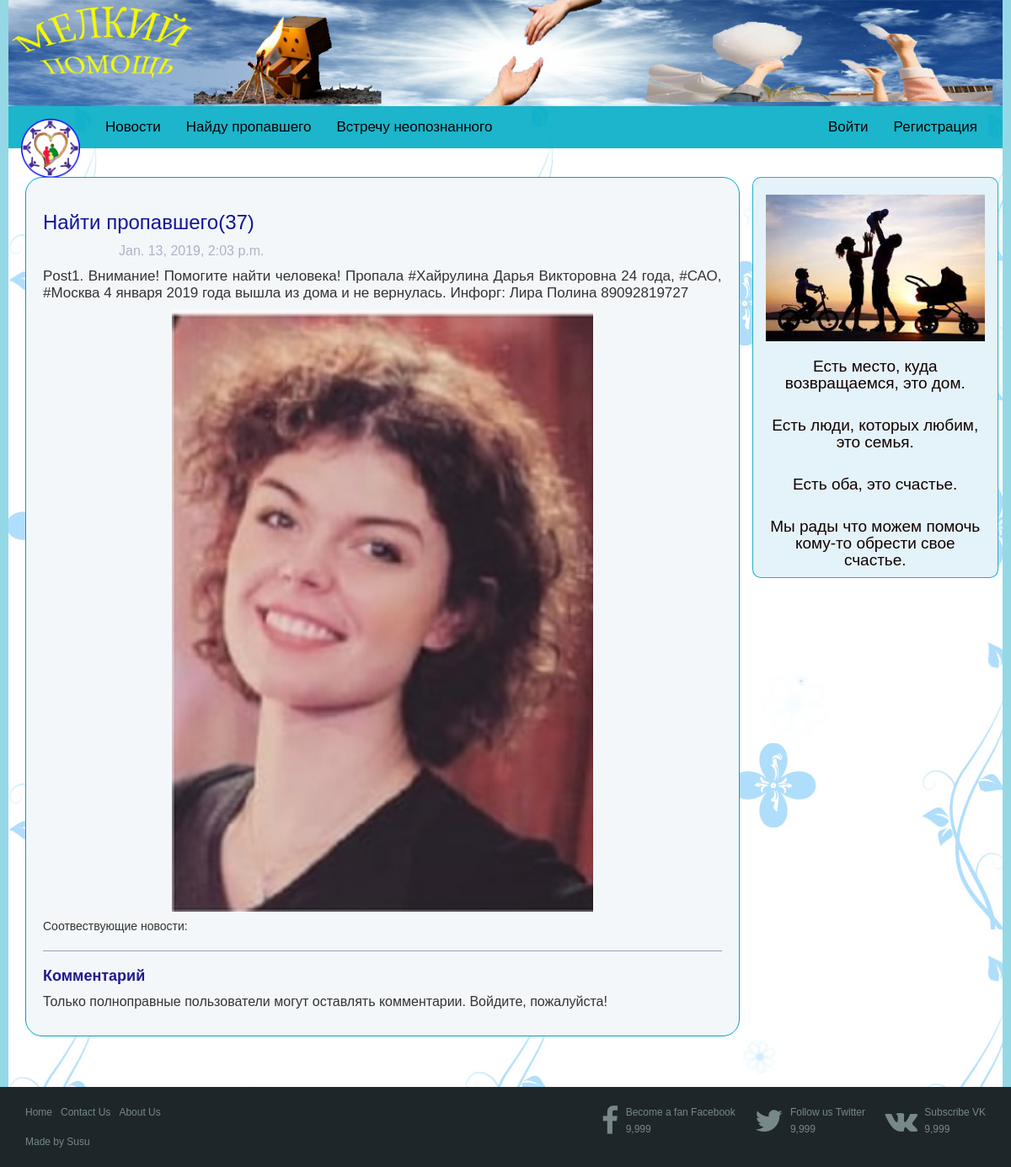
Screenshot of /post/37/ with the database file from the repository.
### find/models.py (models this page shows, shortened)
class Post(models.Model):
    text = models.TextField()
    time = models.DateTimeField(default = datetime.datetime.now())
    found = models.BooleanField(default=False)
    user = models.ForeignKey(settings.AUTH_USER_MODEL, on_delete=models.CASCADE, default=None)
    post_type = models.ForeignKey(Post_type, on_delete=models.CASCADE, default=None)
    relative = models.ForeignKey(Relative, on_delete=models.CASCADE, default=None)
    class Admin: pass

class Post_type(models.Model):
    type_name = models.CharField(max_length=50)
    def __str__(self):
        return self.type_name
    class Admin: pass

class Missing_person(models.Model):
    name = models.CharField(max_length=50)
    nickname = models.CharField(max_length=20, null=True)
    birthday = models.DateField()
    missing_place = models.CharField(max_length=100)
    missing_time = models.DateField()
    status = models.CharField(max_length=20)
    image = models.ImageField(upload_to=path_and_rename_missing, default = 'images/non.png')
    post = models.ForeignKey(Post, on_delete=models.CASCADE, default=None, related_name='missing')
    class Admin: pass

### find/views.py (the view)
# urls.py: path('post/<int:pk>/', views.post_detail, name='post'),
def post_detail(request, pk):
	post = get_object_or_404(models.Post, pk=pk)
	form = forms.CommentForm()
	if request.method == 'POST':
		form = forms.CommentForm(request.POST, user=request.user, post=post)
		if (form.is_valid()):
			form.save()
			return HttpResponseRedirect(request.path)
	return render(request, 'post_detail.html', {'post': post, 'form': form})

### templates/post_detail.html (shortened to what this page needs)
{% extends "template.html" %}
{% block css %}
	{% load static %}
	<link rel="stylesheet" href="{% static 'css/post_detail2.css' %}">
{% endblock %}
{% block content %}
<div class="content">
	<h3 id="title">{{post.post_type}}({{post.id}})</h3>
		<p class="time">{{post.time}}</p>
		<p id="text">{{post.text}}</p>
		{% for m in post.missing.all %}
			<div class="image"><img src="{{m.image.url}}" alt=""></div>
			<h5>Соотвествующие новости:</h5>
		{% endfor %}
	<hr id="in_content" width="100%" align="center">
	<div class="comments">
		<h4><strong>Комментарий</strong></h4>
		{% if user.username %}
			<form action="{% url 'post' post.id %}" method='POST'>
				{% csrf_token %}
				{{form.content}}
				<br>
				<input type="submit" value="Комментировать">
			</form>
		{% else %}
			<p>Только полноправные пользователи могут оставлять комментарии. Войдите, пожалуйста!</p>
		{% endif%}
		</div>
</div>
{% endblock %}

### templates/static/css/template4.css (style rules this page uses)
body { font: 13px/20px 'Lucida Grande', Tahoma, Verdana, sans-serif; }
.content { border: 1px solid #00a4c5; background-color: #f4f7f9; border-radius: 20px; margin-bottom: 20px; margin-top: 14px; padding-left: 20px; padding-right: 20px; padding-bottom: 20px; }
.content > p { text-align: justify; }
* { margin: 0; padding: 0; }
body { font-family: 'Verdana', sans-serif; font-size: 16px; }

### templates/static/css/post_detail2.css (style rules this page uses)
.content { padding-top: 20px; }
.content img { width: 500px; }
p#text { font-size: 17px; }
h3#title { color: #111498; }
hr#in_content { border-top: 1px solid #959fc7; }
.image { text-align: center; }
p.time { color: #afb2c5; padding-left: 90px; }
.comments > h4 { color: #21198e; }

### rows the page displays
Post: post_type "Найти пропавшего", id "37", time "Jan. 13, 2019, 2:03 p.m.", text "Post1. Внимание! Помогите найти человека! Пропала #Хайрулина Дарья Викторовна 24 года, #САО, #Москва 4 января 2019 года вышла из дома и не вернулась. Инфорг: Лира Полина 89092819727"
Missing_person: image (picture)
